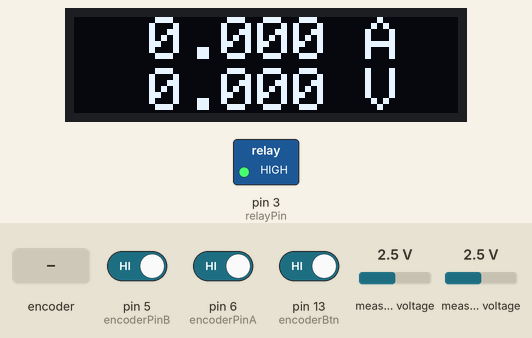
Simulated run of this sketch. Board: Arduino Uno, built with avr-gcc and run on an emulated ATmega328P. On the bench: 128×32 one-colour display, switched loads named in the sketch (green lamp = pin HIGH). The inputs (shaded band) are chosen by the test bench; at power-on: pin 13 (encoderBtn) HIGH, pin 5 (encoderPinB) HIGH, pin 6 (encoderPinA) HIGH, measured voltage 2.5 V. The display library's start-up logo is not drawn; what the sketch prints to the serial monitor is not drawn.

Above: at 2.6 s.
2.7 s: rotary encoder on pin 6 (encoderPinA) / pin 5 (encoderPinB) turned 1 step (first pin leading)
At 3.2 s:
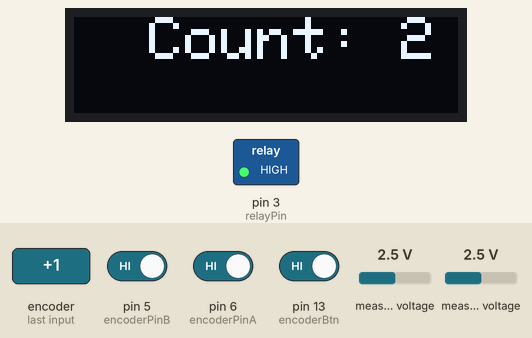
5.5 s: rotary encoder on pin 6 (encoderPinA) / pin 5 (encoderPinB) turned 3 steps (first pin leading)
At 5.63 s:
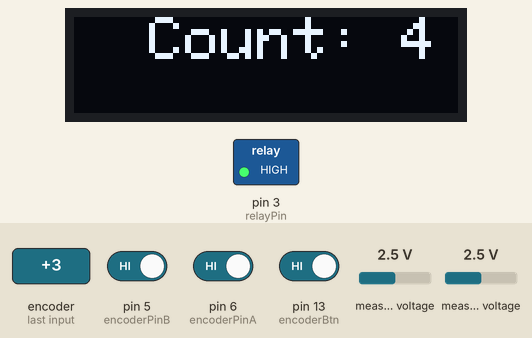
7.6 s: rotary encoder on pin 6 (encoderPinA) / pin 5 (encoderPinB) turned 1 step (first pin leading)
At 8.7 s:
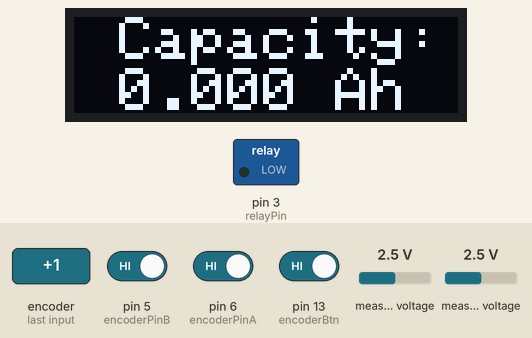
9.3 s: pin 13 (encoderBtn) driven LOW
At 10.5 s:
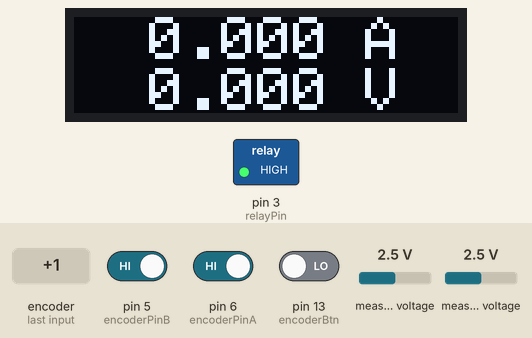
10.8 s: rotary encoder on pin 6 (encoderPinA) / pin 5 (encoderPinB) turned 2 steps (second pin leading)
At 11.25 s:
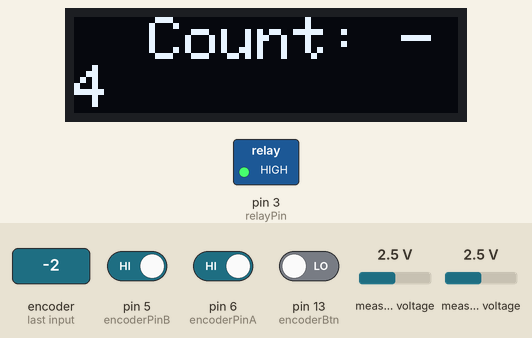
Timing chart, 0 to 13.8 s (numbered marks = the images above; inputs shaded):
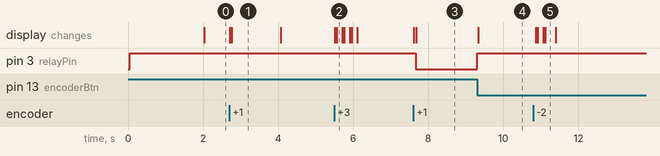

The sketch:

Battery_capacity_tester.ino
```cpp
#include <Adafruit_ADS1X15.h>

#include <Wire.h>
#include <Adafruit_GFX.h>
#include <Adafruit_SSD1306.h>


#define SCREEN_WIDTH 128 // OLED display width, in pixels
#define SCREEN_HEIGHT 32 // OLED display height, in pixels

#define OLED_RESET     -1 // Reset pin # (or -1 if sharing Arduino reset pin)
#define SCREEN_ADDRESS 0x3C ///< See datasheet for Address; 0x3D for 128x64, 0x3C for 128x32

Adafruit_ADS1115 ads;
Adafruit_SSD1306 display(SCREEN_WIDTH, SCREEN_HEIGHT, &Wire, OLED_RESET);

int lastCLKState;
volatile int encoderValue = 0;

int voltageSens = A0;
int currentSens = A1;
int relayPin = 3;
int timeDischarging = 0;
float cutOffVoltage = 2.7;
bool btnPressed = false;
unsigned long discharging_last = 0;

int encoderPinA = 6;  // CLK pin
int encoderPinB = 5; // DT pin
int encoderBtn = 13;
int count = 0;
int encoderPinA_prev;
int encoderPinA_value;
boolean bool_CW;
float voltage = 0;
float current = 0;
bool range5 = false;
float average_current = 0;
float sum_current = 0;
int meas_count = 0;
float battery_capacity = 0;


void setup()
{
  Serial.begin(9600);
  pinMode(voltageSens, INPUT);
  pinMode(currentSens, INPUT);
  pinMode(relayPin, OUTPUT);
  pinMode (encoderPinA, INPUT);
  pinMode (encoderPinB, INPUT);
  pinMode(encoderBtn, INPUT_PULLUP);
  encoderPinA_prev = digitalRead(encoderPinA);

  if (!ads.begin()) {
    Serial.println("Failed to initialize ADS.");
    while (1);
  }

  // SSD1306_SWITCHCAPVCC = generate display voltage from 3.3V internally
  if (!display.begin(SSD1306_SWITCHCAPVCC, SCREEN_ADDRESS))
  {
    Serial.println(F("SSD1306 allocation failed"));
    for (;;); // Don't proceed, loop forever
  }
  display.display();
  // Clear the buffer
  display.clearDisplay();
  digitalWrite(relayPin, HIGH);
}

int measurmentDelay = 2000;
unsigned long lastMillis = millis();
bool running = false;
bool first = true;
bool measurmentFinished = false;

void loop()
{
  while(running){
    if(current > 0.01){
      if(millis() - lastMillis > measurmentDelay){
        voltage = getVoltage(range5);
        current = getCurrent();
        sum_current = sum_current + current;
        meas_count++;
        displayMeasurementActive(current, voltage, timeDischarging);
        lastMillis = millis();
      }
      sec_timer();
    }
    else{
      discharging_last = millis();
    }
    if(voltage < cutOffVoltage){
      measurmentFinished = true;
      digitalWrite(relayPin, LOW);
      running = false;
      count = 0;
    }
    checkEncoder();
  }
  if(measurmentFinished){
    if (meas_count != 0){
      average_current = sum_current / meas_count;
    }
    battery_capacity = (average_current * timeDischarging) / 3600;
    Serial.print(battery_capacity);
    displayCapacity(battery_capacity);
  }
  else{
    discharging_last = millis();
    if(millis()- lastMillis > measurmentDelay){
      voltage = getVoltage(range5);
      current = getCurrent();
      displayMeasurement(current, voltage);
      lastMillis = millis();
    }
  }
  checkEncoder();
  if(count == 10){
    running = true;
    timeDischarging = 0;
    count = 0;
  }
}
```

Encoder.ino
```cpp
void checkEncoder() {
  encoderPinA_value = digitalRead(encoderPinA);
  if (encoderPinA_value != encoderPinA_prev) { // check if knob is rotating
    // if pin A state changed before pin B, rotation is clockwise
    if (digitalRead(encoderPinB) != encoderPinA_value) {
      count ++;
      bool_CW = true;
    }
    else {
      // if pin B state changed before pin A, rotation is counter-clockwise
      bool_CW = false;
      count--;
      }
      if (bool_CW) {
        Serial.print("Clockwise | ");
      } else {
        Serial.print("Counter-Clockwise | ");
      }
      Serial.print(count);
      displayCount(count);
      Serial.print(" | ");
  }
  encoderPinA_prev = encoderPinA_value;
  // check if button is pressed (pin SW)
  if (digitalRead(encoderBtn) == LOW){
    btnPressed = false;
    Serial.print("BTN ON");
    running = false;
    digitalWrite(relayPin, HIGH);
    measurmentFinished = false;
  }
  else {
    btnPressed = true;
  }
}
```

display.ino
```cpp
void displayMeasurement(float current, float voltage)
{
  if (current < 0.01){
    current = 0;
  }
  if (voltage < 0.03){
    voltage = 0;
  }
  display.clearDisplay();  // Clear the display

  display.setTextSize(2);  // Bigger text for better readability
  display.setTextColor(SSD1306_WHITE);

  // Display Current
  display.setCursor(25, 0);
  display.print(current, 3); // 4 decimal places
  display.println(F(" A"));

  // Display Voltage
  display.setCursor(25, 17);
  display.print(voltage, 3); // 4 decimal places
  display.println(F(" V"));

  display.display();  // Update OLED display
}

void displayMeasurementActive(float current, float voltage, int time)
{
  display.clearDisplay();  // Clear the display
  display.setTextSize(2);  // Bigger text for better readability
  display.setTextColor(SSD1306_WHITE);
  // Display Current
  display.setCursor(25, 0);
  display.print(current, 3); // 4 decimal places
  display.println(F(" A"));

  display.setTextSize(1);
  // Display Voltage
  display.setCursor(15, 17);
  display.print(voltage, 2); // 4 decimal places
  display.print(F(" V"));
  display.setCursor(80, 17);
  display.print(time);
  display.print(F(" s"));

  display.display();  // Update OLED display
}

void displayCount(int count){
  display.clearDisplay();  // Clear the display

  display.setTextSize(2);  // Bigger text for better readability
  // Display text
  display.setCursor(25, 0);
  display.print(F("Count: "));
  display.print(count);

  display.display();
}

void displayCapacity(float capacity){
  display.clearDisplay();  // Clear the display

  display.setTextSize(2);  // Bigger text for better readability
  display.setTextColor(SSD1306_WHITE);
  // Display text
  display.setCursor(15, 0);
  display.println(F("Capacity:"));
  display.setCursor(15, 17);
  display.print(capacity, 3);
  display.println(F(" Ah"));

  display.display();
}
```

measurments.ino
```cpp
int16_t adc0, adc1;
float volts0, volts1;

float getVoltage(bool range5) {
  adc1 = ads.readADC_SingleEnded(1);
  voltage = ads.computeVolts(adc1);
  float voltage_calc = (14000*voltage)/13000;
  Serial.print("Voltage is: ");
  Serial.println(voltage);
  return voltage_calc;  // Return the calculated voltage
}

float getCurrent() {
  adc0 = ads.readADC_SingleEnded(0);
  current = ads.computeVolts(adc0);
  Serial.print("Current is: ");
  Serial.println(current);
  return current*2;  // Return current in Amps (A)
}

void sec_timer(){
  if (millis() - discharging_last > 1000){
    timeDischarging = timeDischarging + 1;
    discharging_last = millis();
  }
}
```

Measured:
- after the input at 2.7 s, the display: first changes at once (image 1 shows a later state)
- after the input at 5.5 s, the display: first changes at once (image 2 shows a later state)
- after the input at 7.6 s, pin 3 (relayPin): HIGH → LOW after 0.06 s; the display: first changes at once (image 3 shows a later state)
- after the input at 9.3 s, pin 3 (relayPin): LOW → HIGH at once; the display: changes at once (image 4)
- after the input at 10.8 s, the display: first changes after 0.06 s (image 5 shows a later state)
